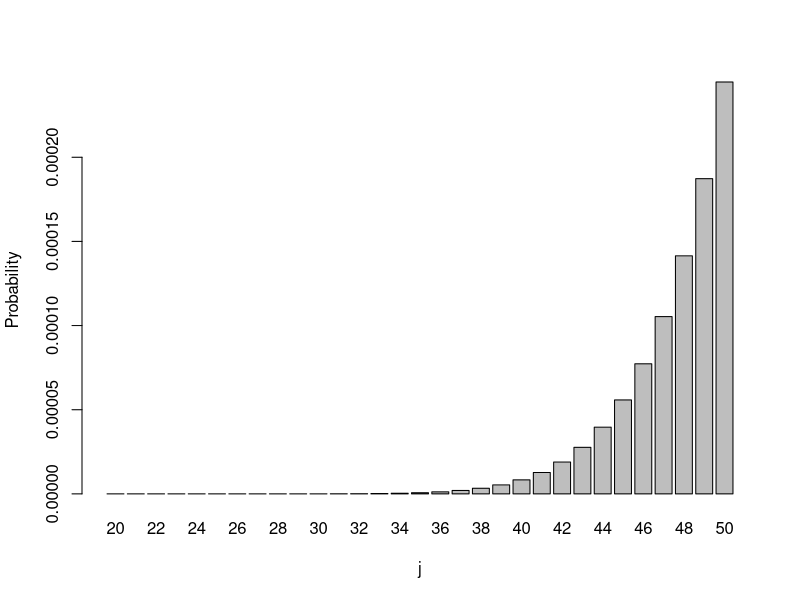

Generate this figure with R:
## ---- chunk 1
library(ggplot2) # plotting library
library(dplyr)   # data wrangling library
## ---- chunk 2
# Generate a 52-card deck
suits = c('H', 'D', 'S', 'C')
cards = c(2:10, 'J', 'Q', 'K', 'A')
s = paste0(rep(cards, length(suits)), rep(suits, each = length(cards)))
## ---- chunk 3
# Simulate dealing 5 cards to 8 hands (40 cards)
nsimulations = 1e5
simulatedData = replicate(nsimulations, sample(s, size = 40, prob = rep(1/length(s), length(s))))
## ---- chunk 4
# Check event that exactly 3 aces are dealt
checkEvent1 = function(data){
  return(sum(grepl('A', data)) == 3)
}

## ---- chunk 5
# Check event that 4 hands have exactly one ace each
checkEvent2 = function(data) {
  condition1 = (sum(grepl('A', data)) == 4)
  condition2 = (length(unique(ceiling(which(grepl('A', data)) /5))) == 4)
  return(condition1 & condition2)
}
## ---- chunk 6
# Check event that one hand has all four aces
checkEvent3 = function(data){
  condition1 = any(rowSums(matrix(data == 'A', ncol = 5)) == 4)
  condition2 = which(rowSums(matrix(data == 'A', ncol = 5)) == 4)
  return(condition1 & condition2)
}
## ---- chunk 7
# Check event given that the ace of spades was among the cards dealt, that it is in a hand with at least one other spade.
checkEvent4 = function(data){
  hand = ceiling(which(data == 'AS') / 5)
  return('AH' %in% data[c((1+(hand-1)*5):(hand*5))] || 
         'AD' %in% data[c((1+(hand-1)*5):(hand*5))] ||
         'AC' %in% data[c((1+(hand-1)*5):(hand*5))] ||
         'AS' %in% data[c((1+(hand-1)*5):(hand*5))]
         )
  }
## ---- chunk 8
# Check event given that exactly two aces and two queens were dealt, that both aces are together in one hand and both queens are together in a different hand.
checkEvent5 = function(data){
  condition1 = (length(unique(ceiling(which(grepl('A', data)) /5))) == 1)
  condition2 = (length(unique(ceiling(which(grepl('Q', data)) /5))) == 1)
  condition3 = !(condition1 == condition2)
  return(condition1 & condition2 & condition3)
  }
## ---- chunk 9
# Check event given that exactly two aces and two queens were dealt with the two aces together in a hand and the two queens together in a hand that all four of those cards are together in the same hand.
checkEvent6 = function(data){
  return(unique(ceiling(which(grepl('A', data)) /5)) == unique(ceiling(which(grepl('Q', data)) /5))) 
  }
## ---- chunk 10
# Calculate probability that exactly 3 aces are dealt
mean(apply(simulatedData, 2, checkEvent1))
## ---- chunk 11
# Calculate probability that 4 hands have exactly one ace each
mean(apply(simulatedData, 2, checkEvent2))
## ---- chunk 12
# Calculate probability that one hand has all four aces
mean(apply(simulatedData, 2, checkEvent3))
## ---- chunk 13
# Calculate probability given that the ace of spades was among the cards dealt, that it is in a hand with at least one other spade.
simulatedData_reduced = simulatedData[, apply(simulatedData, 2, function(data){return('AS' %in% data)})]
mean(apply(simulatedData_reduced, 2, checkEvent4))
## ---- chunk 14
# Calculate probability given that exactly two aces and two queens were dealt, find the probability that both aces are together in one hand and both queens are together in a different hand.
simulatedData_reduced = simulatedData[, apply(simulatedData, 2, function(data){return('AS' %in% data)})]
mean((apply(simulatedData_reduced, 2, checkEvent5)))
## ---- chunk 15
# Calculate probability given that exactly two aces and two queens were dealt, find the probability that both aces are together in one hand and both queens are together in a different hand.
simulatedData_reduced = simulatedData[, apply(simulatedData, 2, function(data) {
  return((sum(grepl('A', data)) == 2) & 
         (length(unique(ceiling(which(grepl('A', data)) / 5)) == 1) & 
         (length(unique(ceiling(which(grepl('Q', data)) / 5)) == 1))
  ))
})]

mean(apply(simulatedData_reduced, 2, checkEvent5))

## ---- chunk 16
# Calculate probability given that exactly two aces and two queens were dealt with the two aces together in a hand and the two queens together in a hand, find the probability that all four of those cards are together in the same hand.
simulatedData_reduced = simulatedData[, apply(simulatedData, 2, function(data) {
  return((sum(grepl('A', data)) == 2) 
          & sum(grepl('Q', data)) == 2 
          & length(unique(ceiling(which(grepl('A', data)) / 5)) == 1) 
          & length(unique(ceiling(which(grepl('Q', data)) / 5)) == 1)
  )
})]

mean(apply(simulatedData_reduced, 2, checkEvent6))
## ---- chunk 17

r=20
p=0.2
j=200
dnbinom(j-r,r,p)

## ---- chunk 18
j_values <- 20:50
 
data <- dnbinom(j_values - r, r, p)

barplot(data, names = j_values, xlab = "j", ylab = "Probability")

